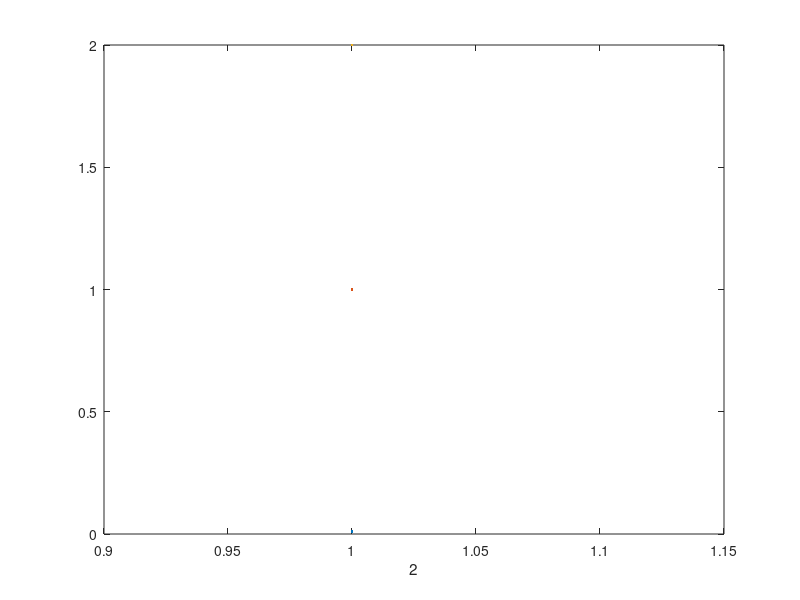

This chart was generated by the following MATLAB code:

% Solve 1d BVP obtained by discretizing u''(x) = f(x) 
% with Dirichlet boundary condtions  u(0) = alpha, u(1) = beta
% Discretized using centered difference.
%
% Compare matrix splitting methods:  Jacobi, Gauss-Seidel, and SOR
%
% From  http://www.amath.washington.edu/~rjl/fdmbook/  (2007)
clear all; close all;

method = 'SOR';   % 'Jacobi' or 'GS' or 'SOR'
nplot = 10;          % iterate u is plotted every nplot iterations
maxiter = 500       % number of iterations to take

m = 39;
ax = 0;
bx = 1;
alpha = 0;
beta = 0;
f = @(x) ones(size(x));   % f(x) = 1

h = (bx-ax) / (m+1);
x = linspace(ax, bx, m+2)';

% determine exact solution to linear system by setting up
% system Au = f and solving with backslash:
e = ones(m+2,1);

A = 1/h^2 * spdiags([e -2*e e], [-1 0 1], m+2, m+2);
A(1,1:2) = [1 0];
A(m+2,m+1:m+2) = [0 1];
rhs = f(x);
rhs(1) = alpha;
rhs(m+2) = beta;
ustar = A\rhs;


% Decompose A = DA - LA - UA:
DA = diag(diag(A));   % diagonal part of A
LA = DA - tril(A);    % strictly lower triangular part of A (negated)
UA = DA - triu(A);    % strictly upper triangular part of A (negated)

% set up iteration matrix:
switch method
   case 'Jacobi'
      M = DA;
      N = LA + UA;
   case 'GS'
      M = DA - LA;
      N = UA;
   case 'SOR'
      omega_vals = [.01 1 2];
      % use optimal omega for this problem:
      %omega = 2 / (1 + sin(pi*h));
      %omega = 1.8;
      %omega = 1.95;
      %omega = 1.99;
      
    
    ntest = length(omega_vals);

    for otest=1:ntest
        omega = omega_vals(otest)
  
      M = 1/omega * (DA - omega*LA);
      N = 1/omega * ((1-omega)*DA + omega*UA);
      



    u = zeros(size(x));   % initial guess for iteration
    
%figure(1)
%clf
%plot(x,ustar,'r')
%hold on
%plot(x,u)

error = nan(maxiter+1,1);
error(1) = max(abs(u-ustar));


% Iteration:
% ----------


for iter=1:maxiter

   u = M \ (N*u + rhs);
      
   error(iter+1) = max(abs(u-ustar));
   %if mod(iter,nplot)==0
      % plot u every nplot iterations
      %plot(x,u)
      %title(sprintf('%s: Iteration %4i, error = %9.3e',...
      %       method,iter,error(iter+1)),'FontSize',15)
      %drawnow
      %pause(.1)
      %end
   end

% plot errors vs. iteration:
%figure(2)
%semilogy(error, 'r')
%axis([0 maxiter min(error)/10 1])
%title('Errors','FontSize',15)
%xlabel('iteration')
%hold on

% compute spectral radius of iteration matrix G:
    G= M\N;
    rhoG(otest) = max(abs(eig(full(G))));
    disp(sprintf('Spectral radius of G for %s with omega=%5f is %5f',method,omega_vals(otest),rhoG(otest)))
    figure(3)
    plot(rhoG(otest), omega_vals)
    xlabel(omega)
    pause(.5)


    end
end

%legend('Jacobi','GS','SOR', 'SOR-1.8','SOR-1.95','SOR-1.99')


